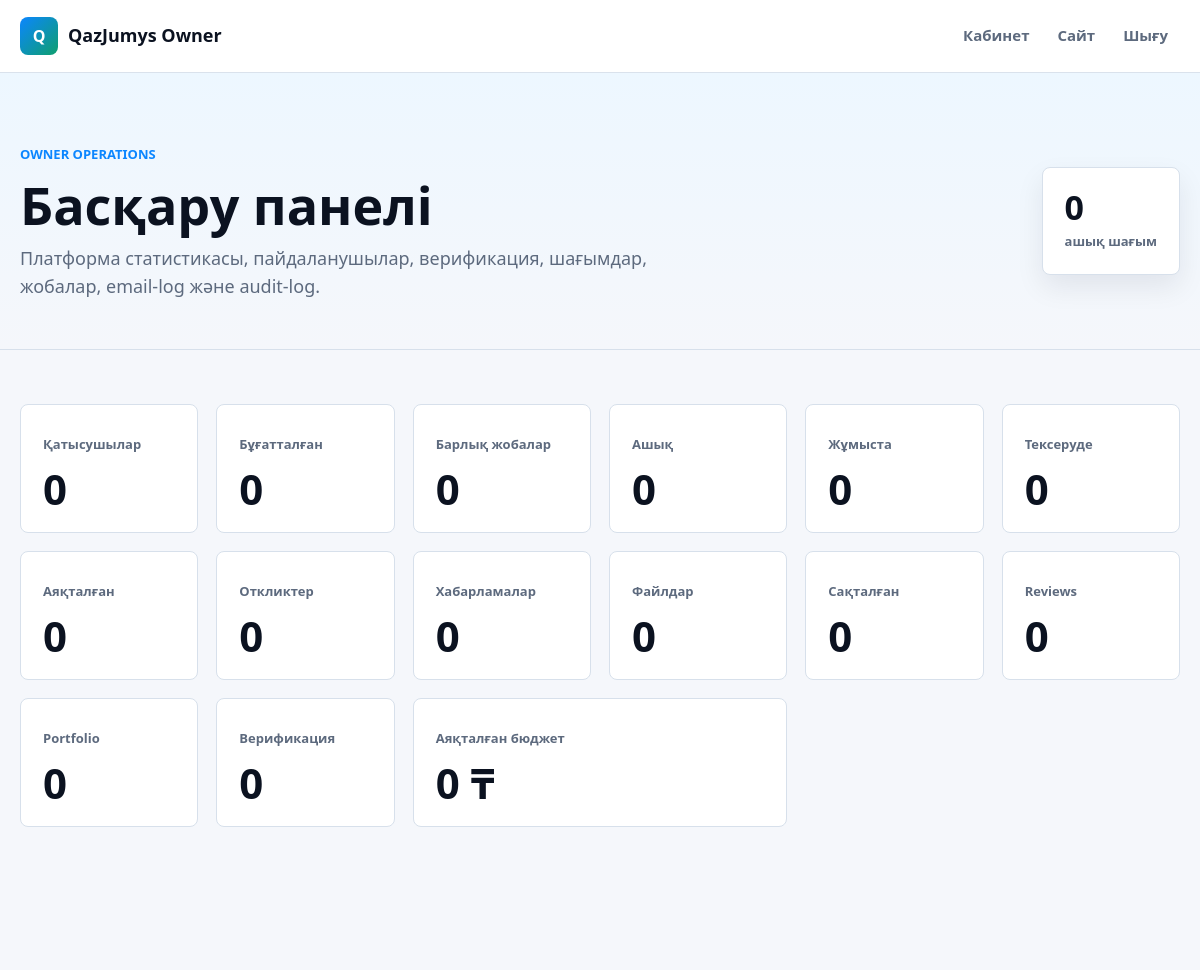
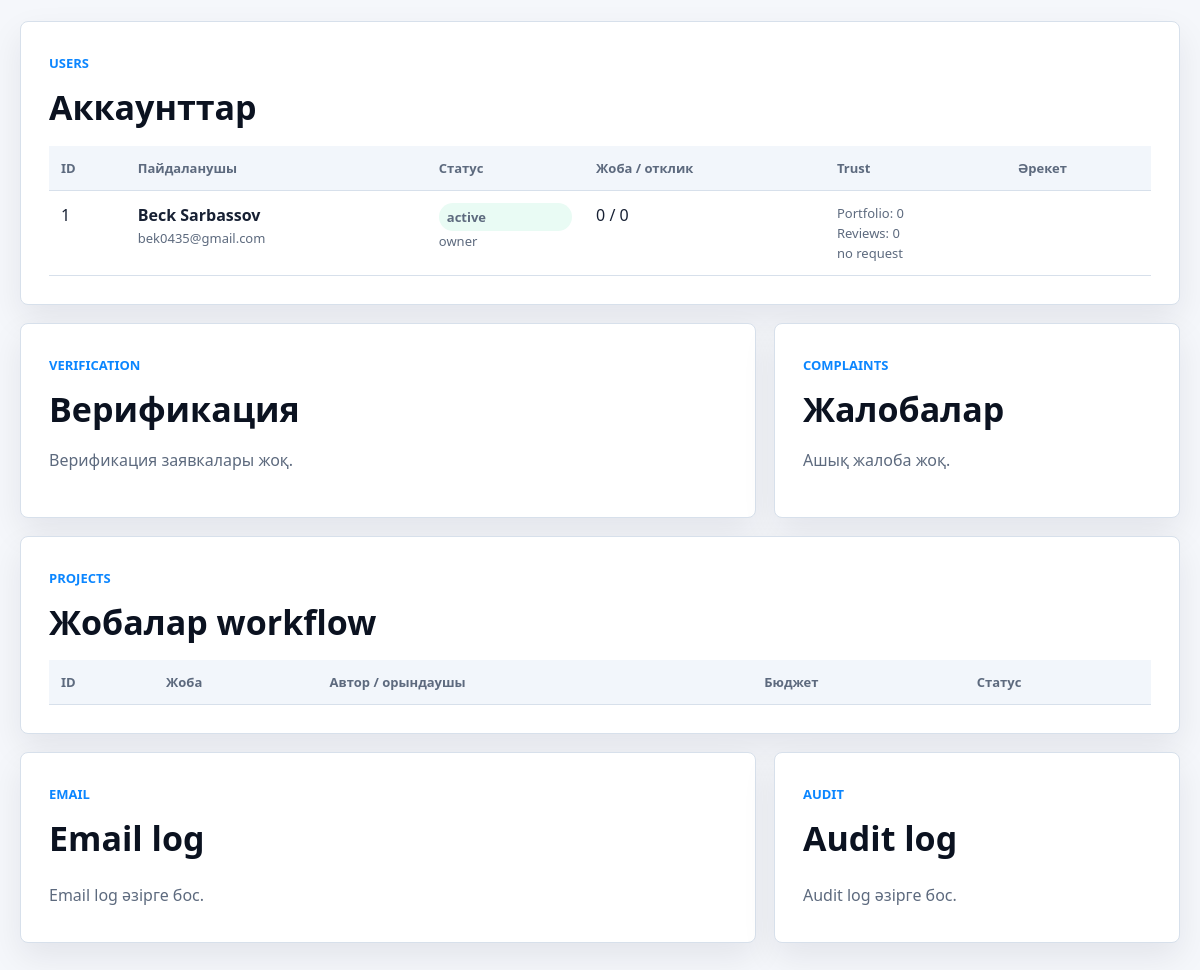
The page /owner.php (signed in) on the database its author committed (2 pictures, top to bottom).
### tables this page shows
CREATE TABLE IF NOT EXISTS users (
    id BIGINT UNSIGNED AUTO_INCREMENT PRIMARY KEY,
    role ENUM('member', 'owner', 'client', 'freelancer') NOT NULL DEFAULT 'member',
    status ENUM('active', 'blocked') NOT NULL DEFAULT 'active',
    name VARCHAR(120) NOT NULL,
    email VARCHAR(180) NOT NULL UNIQUE,
    password_hash VARCHAR(255) NOT NULL,
    city VARCHAR(80) NULL,
    headline VARCHAR(160) NULL,
    bio TEXT NULL,
    skills TEXT NULL,
    hourly_rate DECIMAL(12,2) NULL,
    rating DECIMAL(3,2) NOT NULL DEFAULT 0.00,
    reviews_count INT UNSIGNED NOT NULL DEFAULT 0,
    completed_projects INT UNSIGNED NOT NULL DEFAULT 0,
    response_time VARCHAR(40) NULL,
    is_verified TINYINT(1) NOT NULL DEFAULT 0,
    password_reset_required TINYINT(1) NOT NULL DEFAULT 0,
    blocked_reason VARCHAR(255) NULL,
    blocked_at DATETIME NULL,
    last_login_at DATETIME NULL,
    created_at DATETIME NOT NULL,
    updated_at DATETIME NOT NULL,
    INDEX idx_users_role (role),
    INDEX idx_users_status (status),
    INDEX idx_users_city (city),
    INDEX idx_users_role_rating (role, rating)
);

### app/bootstrap.php (called while the page is built, shortened)
<?php
$config = require APP_ROOT . DIRECTORY_SEPARATOR . 'Config' . DIRECTORY_SEPARATOR . 'config.php';
spl_autoload_register(static function (string $class): void {
    $prefix = 'QazJumys\\';
    $relative = str_replace('\\', DIRECTORY_SEPARATOR, substr($class, strlen($prefix))) . '.php';
    $file = APP_ROOT . DIRECTORY_SEPARATOR . $relative;
});
function e(mixed $value): string
{
    return htmlspecialchars((string) $value, ENT_QUOTES | ENT_SUBSTITUTE, 'UTF-8');
}
function url_for(string $page = 'home', array $params = []): string
{
    $query = http_build_query(array_merge(['page' => $page], $params));
    return 'index.php' . ($query !== '' ? '?' . $query : '');
}
function asset(string $path): string
{
    return 'assets/' . ltrim($path, '/');
}
function format_money(mixed $value): string
{
    return number_format((float) $value, 0, '.', ' ') . ' ₸';
}
return $config;

### app/Core/Auth.php (called while the page is built, shortened)
<?php
final class Auth
{
    public static function user(): ?array
    {
        return $_SESSION['user'] ?? null;
    }
    public static function check(): bool
    {
        return isset($_SESSION['user']['id']);
    }
    public static function hasRole(string $role): bool
    {
        return self::check() && ($_SESSION['user']['role'] ?? '') === $role;
    }
    public static function isOwner(): bool
    {
        return self::hasRole('owner');
    }
}

### app/Repositories/OwnerRepository.php (called while the page is built, shortened)
<?php
final class OwnerRepository
{
    public function stats(): array
    {
        $statement = $this->pdo->query(
            'SELECT
                (SELECT COUNT(*) FROM users WHERE role <> "owner") AS members_total,
                (SELECT COUNT(*) FROM users WHERE status = "blocked") AS blocked_users,
                (SELECT COUNT(*) FROM projects) AS projects_total,
                (SELECT COUNT(*) FROM projects WHERE status = "open") AS projects_open,
                (SELECT COUNT(*) FROM projects WHERE status = "in_progress") AS projects_active,
                (SELECT COUNT(*) FROM projects WHERE status = "submitted") AS projects_submitted,
                (SELECT COUNT(*) FROM projects WHERE status = "completed") AS projects_completed,
                (SELECT COUNT(*) FROM proposals) AS proposals_total,
                (SELECT COUNT(*) FROM messages) AS messages_total,
                (SELECT COUNT(*) FROM project_files) AS files_total,
                (SELECT COUNT(*) FROM saved_projects) AS saved_projects_total,
                (SELECT COUNT(*) FROM reviews) AS reviews_total,
                (SELECT COUNT(*) FROM portfolio_items) AS portfolio_items_total,
                (SELECT COUNT(*) FROM verification_requests WHERE status = "pending") AS verification_pending,
                (SELECT COUNT(*) FROM complaints WHERE status IN ("open", "reviewing")) AS complaints_open,
                (SELECT COALESCE(SUM(budget_max), 0) FROM projects WHERE status = "completed") AS completed_budget
             '
        );
        $stats = $statement->fetch() ?: [];
        return [
            'members_total' => (int) ($stats['members_total'] ?? 0),
            'blocked_users' => (int) ($stats['blocked_users'] ?? 0),
            'projects_total' => (int) ($stats['projects_total'] ?? 0),
            'projects_open' => (int) ($stats['projects_open'] ?? 0),
            'projects_active' => (int) ($stats['projects_active'] ?? 0),
            'projects_submitted' => (int) ($stats['projects_submitted'] ?? 0),
            'projects_completed' => (int) ($stats['projects_completed'] ?? 0),
            'proposals_total' => (int) ($stats['proposals_total'] ?? 0),
            'messages_total' => (int) ($stats['messages_total'] ?? 0),
            'files_total' => (int) ($stats['files_total'] ?? 0),
            'saved_projects_total' => (int) ($stats['saved_projects_total'] ?? 0),
            'reviews_total' => (int) ($stats['reviews_total'] ?? 0),
            'portfolio_items_total' => (int) ($stats['portfolio_items_total'] ?? 0),
            'verification_pending' => (int) ($stats['verification_pending'] ?? 0),
            'complaints_open' => (int) ($stats['complaints_open'] ?? 0),
            'completed_budget' => (float) ($stats['completed_budget'] ?? 0),
        ];
    }
    public function users(int $limit = 60): array
    {
        $statement = $this->pdo->prepare(
            'SELECT u.*,
                    (SELECT COUNT(*) FROM projects p WHERE p.client_id = u.id) AS projects_count,
                    (SELECT COUNT(*) FROM proposals pr WHERE pr.freelancer_id = u.id) AS proposals_count,
                    (SELECT COUNT(*) FROM portfolio_items pi WHERE pi.user_id = u.id) AS portfolio_count,
                    (SELECT COUNT(*) FROM reviews r WHERE r.reviewee_id = u.id) AS reviews_received,
                    (SELECT vr.status FROM verification_requests vr WHERE vr.user_id = u.id ORDER BY vr.created_at DESC LIMIT 1) AS verification_status
             FROM users u
             ORDER BY u.role = "owner" DESC, u.status = "blocked" DESC, u.created_at DESC
             LIMIT :limit'
        );
        $statement->bindValue('limit', $limit, PDO::PARAM_INT);
        $statement->execute();
        return $statement->fetchAll();
    }
}

### public/owner.php (the view, shortened to what this page needs)
<?php
$config = require dirname(__DIR__) . DIRECTORY_SEPARATOR . 'app' . DIRECTORY_SEPARATOR . 'bootstrap.php';
$user = Auth::user();
$dbNotice = null;
$stats = [];
$users = [];
$complaints = [];
$verificationRequests = [];
$emailLogs = [];
$auditLogs = [];
try {
    $pdo = Database::connection($config['database']);
    $ownerRepository = new OwnerRepository($pdo);
    $engagementRepository = new EngagementRepository($pdo);
    if ($user && Auth::isOwner()) {
        $stats = $ownerRepository->stats();
        $users = $ownerRepository->users();
        $complaints = $ownerRepository->complaints();
        $verificationRequests = $engagementRepository->verificationRequests();
        $emailLogs = $ownerRepository->emailLogs();
        $auditLogs = $ownerRepository->auditLogs();
    }
} catch (Throwable) {
    $dbNotice = 'MySQL қосылымы дайын емес. .env және SQL импортын тексеріңіз.';
}
?>
<!doctype html>
<html lang="kk">
<head>
    <link rel="stylesheet" href="<?= e(asset('css/style.css')) ?>">
</head>
<body class="owner-body">
<header class="site-header owner-header">
    <div class="container nav-shell">
        <a class="brand" href="<?= e(url_for('home')) ?>">
            <span class="brand-mark">Q</span>
            <span class="brand-text">QazJumys Owner</span>
        </a>
        <nav class="site-nav owner-nav" aria-label="Owner menu">
            <a href="<?= e(url_for('dashboard')) ?>">Кабинет</a>
            <a href="<?= e(url_for('home')) ?>">Сайт</a>
            <?php if ($user): ?>
                <form class="logout-form js-ajax-form" action="ajax.php" method="post">
                    <button type="submit">Шығу</button>
                </form>
            <?php endif; ?>
        </nav>
    </div>
</header>
<main>
<?php if ($dbNotice): ?>
    <section class="auth-section">
        <div class="container setup-notice"><?= e($dbNotice) ?></div>
    </section>
<?php else: ?>
    <section class="page-hero owner-hero">
        <div class="container dashboard-head">
            <div>
                <span class="eyebrow">Owner operations</span>
                <h1>Басқару панелі</h1>
                <p>Платформа статистикасы, пайдаланушылар, верификация, шағымдар, жобалар, email-log және audit-log.</p>
            </div>
            <div class="page-stat">
                <strong><?= (int) ($stats['complaints_open'] ?? 0) ?></strong>
                <span>ашық шағым</span>
            </div>
        </div>
    </section>
    <section class="section section-tight">
        <div class="container stat-grid owner-stat-grid">
            <div class="stat-card"><span>Қатысушылар</span><strong><?= (int) $stats['members_total'] ?></strong></div>
            <div class="stat-card"><span>Бұғатталған</span><strong><?= (int) $stats['blocked_users'] ?></strong></div>
            <div class="stat-card"><span>Барлық жобалар</span><strong><?= (int) $stats['projects_total'] ?></strong></div>
            <div class="stat-card"><span>Ашық</span><strong><?= (int) $stats['projects_open'] ?></strong></div>
            <div class="stat-card"><span>Жұмыста</span><strong><?= (int) $stats['projects_active'] ?></strong></div>
            <div class="stat-card"><span>Тексеруде</span><strong><?= (int) $stats['projects_submitted'] ?></strong></div>
            <div class="stat-card"><span>Аяқталған</span><strong><?= (int) $stats['projects_completed'] ?></strong></div>
            <div class="stat-card"><span>Откликтер</span><strong><?= (int) $stats['proposals_total'] ?></strong></div>
            <div class="stat-card"><span>Хабарламалар</span><strong><?= (int) $stats['messages_total'] ?></strong></div>
            <div class="stat-card"><span>Файлдар</span><strong><?= (int) $stats['files_total'] ?></strong></div>
            <div class="stat-card"><span>Сақталған</span><strong><?= (int) $stats['saved_projects_total'] ?></strong></div>
            <div class="stat-card"><span>Reviews</span><strong><?= (int) $stats['reviews_total'] ?></strong></div>
            <div class="stat-card"><span>Portfolio</span><strong><?= (int) $stats['portfolio_items_total'] ?></strong></div>
            <div class="stat-card"><span>Верификация</span><strong><?= (int) $stats['verification_pending'] ?></strong></div>
            <div class="stat-card stat-wide"><span>Аяқталған бюджет</span><strong><?= e(format_money($stats['completed_budget'])) ?></strong></div>
        </div>
    </section>
    <section class="section">
        <div class="container owner-grid">
            <section class="panel owner-panel owner-panel-wide">
                <div class="section-heading">
                    <span class="eyebrow">Users</span>
                    <h2>Аккаунттар</h2>
                </div>
                <div class="table-wrap">
                    <table class="owner-table">
                        <thead>
                        <tr>
                            <th>ID</th>
                            <th>Пайдаланушы</th>
                            <th>Статус</th>
                            <th>Жоба / отклик</th>
                            <th>Trust</th>
                            <th>Әрекет</th>
                        </tr>
                        </thead>
                        <tbody>
                        <?php foreach ($users as $account): ?>
                            <tr>
                                <td><?= (int) $account['id'] ?></td>
                                <td>
                                    <strong><?= e($account['name']) ?></strong>
                                    <span><?= e($account['email']) ?></span>
                                </td>
                                <td>
                                    <span class="status-pill status-<?= e($account['status']) ?>"><?= e($account['status']) ?></span>
                                    <span><?= e($account['role']) ?></span>
                                </td>
                                <td><?= (int) $account['projects_count'] ?> / <?= (int) $account['proposals_count'] ?></td>
                                <td>
                                    <span>Portfolio: <?= (int) ($account['portfolio_count'] ?? 0) ?></span>
                                    <span>Reviews: <?= (int) ($account['reviews_received'] ?? 0) ?></span>
                                    <span><?= e($account['verification_status'] ?? 'no request') ?></span>
                                </td>
                                <td>
                                </td>
                            </tr>
                        <?php endforeach; ?>
                        </tbody>
                    </table>
                </div>
            </section>
            <section class="panel owner-panel">
                <div class="section-heading">
                    <span class="eyebrow">Verification</span>
                    <h2>Верификация</h2>
                </div>
                <div class="owner-stack">
                    <?php if (empty($verificationRequests)): ?>
                        <p class="muted">Верификация заявкалары жоқ.</p>
                    <?php endif; ?>
                </div>
            </section>
            <section class="panel owner-panel">
                <div class="section-heading">
                    <span class="eyebrow">Complaints</span>
                    <h2>Жалобалар</h2>
                </div>
                <div class="owner-stack">
                    <?php if (empty($complaints)): ?>
                        <p class="muted">Ашық жалоба жоқ.</p>
                    <?php endif; ?>
                </div>
            </section>
            <section class="panel owner-panel owner-panel-wide">
                <div class="section-heading">
                    <span class="eyebrow">Projects</span>
                    <h2>Жобалар workflow</h2>
                </div>
                <div class="table-wrap">
                    <table class="owner-table">
                        <thead>
                        <tr>
                            <th>ID</th>
                            <th>Жоба</th>
                            <th>Автор / орындаушы</th>
                            <th>Бюджет</th>
                            <th>Статус</th>
                        </tr>
                        </thead>
                    </table>
                </div>
            </section>
            <section class="panel owner-panel">
                <div class="section-heading">
                    <span class="eyebrow">Email</span>
                    <h2>Email log</h2>
                </div>
                <div class="mini-list">
                    <?php if (empty($emailLogs)): ?>
                        <p class="muted">Email log әзірге бос.</p>
                    <?php endif; ?>
                </div>
            </section>
            <section class="panel owner-panel">
                <div class="section-heading">
                    <span class="eyebrow">Audit</span>
                    <h2>Audit log</h2>
                </div>
                <div class="mini-list">
                    <?php if (empty($auditLogs)): ?>
                        <p class="muted">Audit log әзірге бос.</p>
                    <?php endif; ?>
                </div>
            </section>
        </div>
    </section>
<?php endif; ?>
</main>
</body>
</html>

### rows shown on the page
users: id "1", name "Beck Sarbassov", email "bek0435@gmail.com", status "active", role "owner", projects_count "0", proposals_count "0", portfolio_count "0", reviews_received "0", verification_status "no request"

### other values the page prints
$stats['complaints_open'] "0"
$stats['members_total'] "0"
$stats['blocked_users'] "0"
$stats['projects_total'] "0"
$stats['projects_open'] "0"
$stats['projects_active'] "0"
$stats['projects_submitted'] "0"
$stats['projects_completed'] "0"
$stats['proposals_total'] "0"
$stats['messages_total'] "0"
$stats['files_total'] "0"
$stats['saved_projects_total'] "0"
$stats['reviews_total'] "0"
$stats['portfolio_items_total'] "0"
$stats['verification_pending'] "0"
